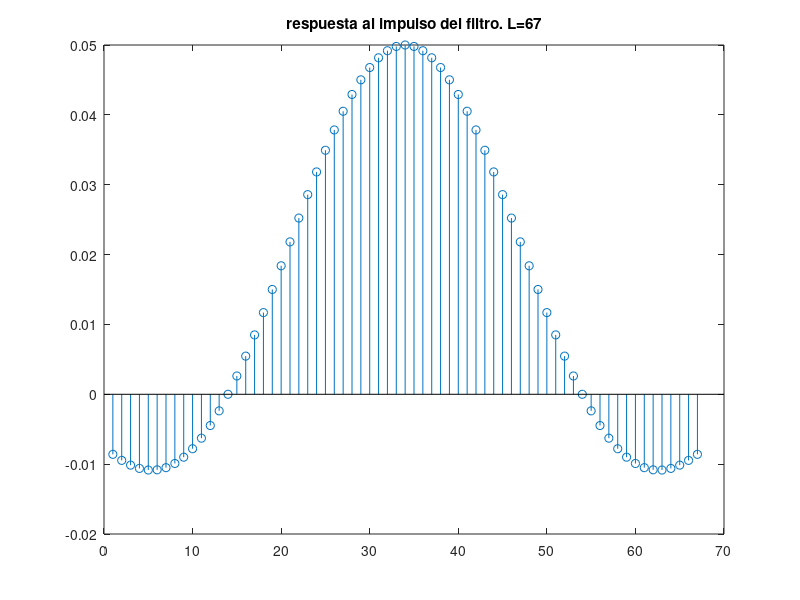
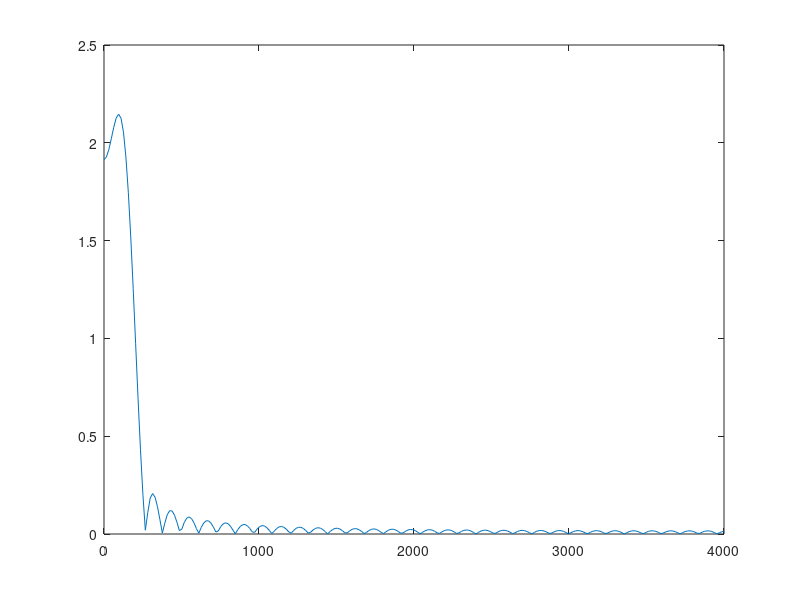
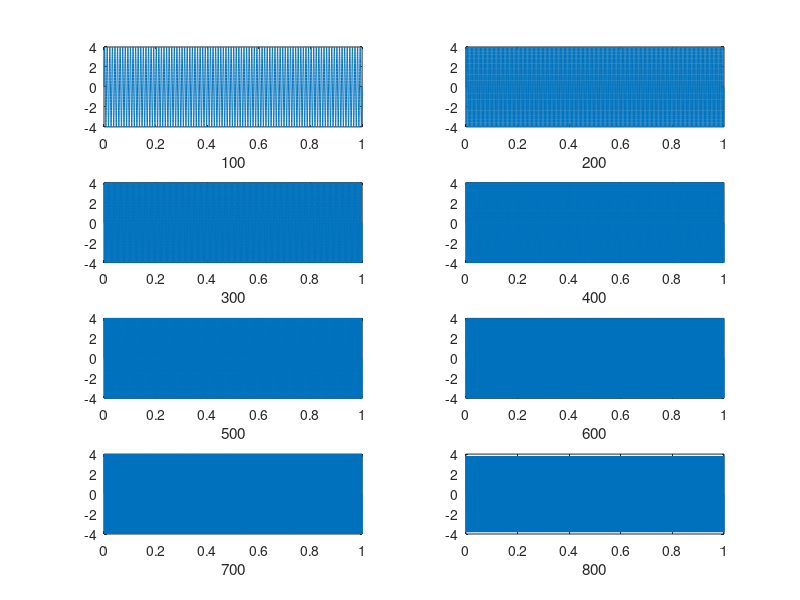

The MATLAB source for these figures, in order: (Note: this script raises an error after producing the figures.)
%Filtro pasabajos

clear all
A=4;
fs=8000;    %frecuencia de muestreo en Hz
fc=200;    %frecuencia de corte
wc=2*pi*fc/fs; %frecuencia normalizada
N=66;   %orden del filtro=66. L=67 muestras
k=1:N/2;
h=sin(wc*k)./(pi*k); %N/2 coeficientes positivos

hneg=h(N/2:-1:1);   %los espejo
h=[hneg wc/pi h];
figure(1)
stem(h);
title('respuesta al impulso del filtro. L=67')


figure(2)
H=fft(h,512);
f = fs/2*linspace(0,1,512/2);
plot(f,2*abs(H(1:512/2)))


%genero distintos tonos de 1 segundo de duraci?n
t=0:1/fs:1;
largot=length(t);
figure(3)

f1=A*sin(2*pi*100*t); %100Hz

subplot(4,2,1)
plot(t,f1(1:largot));
xlabel('100');

f2=A*sin(2*pi*200*t); %200Hz
subplot(4,2,2)
plot(t,f2(1:largot));
xlabel('200');

f3=A*sin(2*pi*300*t); %300Hz
subplot(4,2,3)
plot(t,f3(1:largot));
xlabel('300');

f4=A*sin(2*pi*400*t); %400Hz
subplot(4,2,4)
plot(t,f4(1:largot));
xlabel('400');

f5=A*sin(2*pi*500*t); %500Hz
subplot(4,2,5)
plot(t,f5(1:largot));
xlabel('500');

f6=A*sin(2*pi*600*t); %600Hz
subplot(4,2,6)
plot(t,f6(1:largot));
xlabel('600');

f7=A*sin(2*pi*700*t); %700Hz
subplot(4,2,7)
plot(t,f7(1:largot));
xlabel('700');

f8=A*sin(2*pi*800*t); %800Hz
subplot(4,2,8)
plot(t,f8(1:largot));
xlabel('800');

player=audioplayer(f1,fs);  %inicializo el audioplayer
playblocking(player)      %reproducir el tono
player=audioplayer(f2,fs);  %inicializo el audioplayer
playblocking(player)      %reproducir el tono
player=audioplayer(f3,fs);  %inicializo el audioplayer
playblocking(player)      %reproducir el tono
player=audioplayer(f4,fs);  %inicializo el audioplayer
playblocking(player)      %reproducir el tono
player=audioplayer(f5,fs);  %inicializo el audioplayer
playblocking(player)      %reproducir el tono
player=audioplayer(f6,fs);  %inicializo el audioplayer
playblocking(player)      %reproducir el tono
player=audioplayer(f7,fs);  %inicializo el audioplayer
playblocking(player)      %reproducir el tono
player=audioplayer(f8,fs);  %inicializo el audioplayer
playblocking(player)      %reproducir el tono

%filtro las se?ales por convoluci?n
y1=conv(f1,h);
y2=conv(f2,h);
y3=conv(f3,h);
y4=conv(f4,h);
y5=conv(f5,h);
y6=conv(f6,h);
y7=conv(f7,h);
y8=conv(f8,h);

figure(4)
H=fft(y1,512);
H = H + fft(y2,512);
H = H + fft(y3,512);
H = H + fft(y4,512);
H = H + fft(y5,512);
H = H + fft(y6,512);
H = H + fft(y7,512);
H = H + fft(y8,512);
f = fs/2*linspace(0,1,512/2);
plot(f,2*abs(H(1:512/2)))



player=audioplayer(y1,fs);  %inicializo el audioplayer
playblocking(player)      %reproducir el tono
player=audioplayer(y2,fs);  %inicializo el audioplayer
playblocking(player)      %reproducir el tono
player=audioplayer(y3,fs);  %inicializo el audioplayer
playblocking(player)      %reproducir el tono
player=audioplayer(y4,fs);  %inicializo el audioplayer
playblocking(player)      %reproducir el tono
player=audioplayer(y5,fs);  %inicializo el audioplayer
playblocking(player)      %reproducir el tono
player=audioplayer(y6,fs);  %inicializo el audioplayer
playblocking(player)      %reproducir el tono
player=audioplayer(y7,fs);  %inicializo el audioplayer
playblocking(player)      %reproducir el tono
player=audioplayer(y8,fs);  %inicializo el audioplayer
playblocking(player)      %reproducir el tono

%dibujo las se?ales resultantes para ver el efecto del filtrado
largot=length(t);
figure(5)
subplot(4,2,1)
plot(t,y1(1:largot));
xlabel('100');
subplot(4,2,2)
plot(t,y2(1:largot));
xlabel('200');
subplot(4,2,3)
plot(t,y3(1:largot));
xlabel('300');
subplot(4,2,4)
plot(t,y4(1:largot));
xlabel('400');
subplot(4,2,5)
plot(t,y5(1:largot));
xlabel('500');
subplot(4,2,6)
plot(t,y6(1:largot));
xlabel('600');
subplot(4,2,7)
plot(t,y7(1:largot));
xlabel('700');
subplot(4,2,8)
plot(t,y8(1:largot));
xlabel('800');
